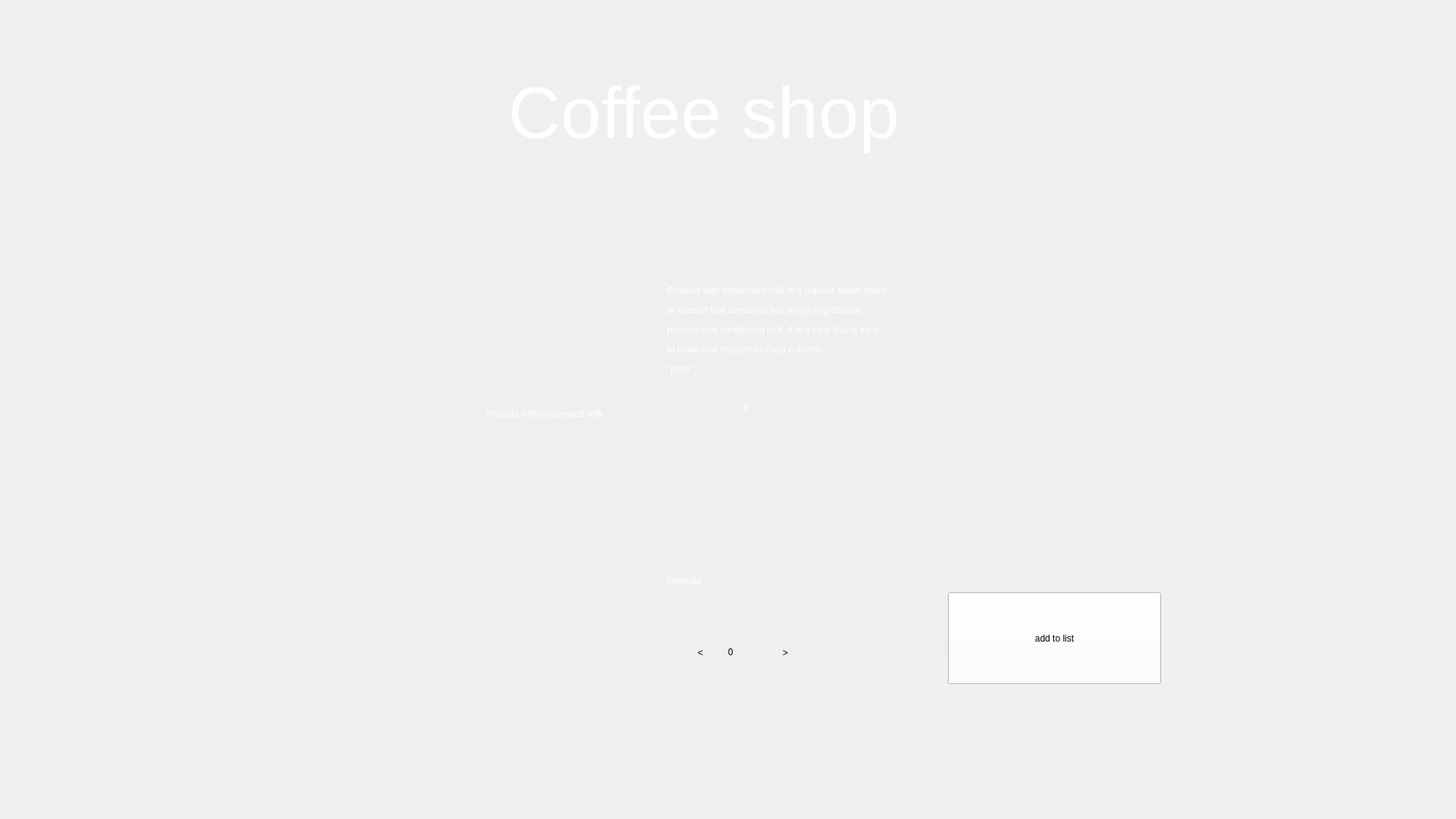
<?xml version="1.0" encoding="UTF-8"?>
<ui version="4.0">
 <class>PeanutsForm</class>
 <widget class="QWidget" name="PeanutsForm">
  <property name="geometry">
   <rect>
    <x>0</x>
    <y>0</y>
    <width>1920</width>
    <height>1080</height>
   </rect>
  </property>
  <property name="windowTitle">
   <string>Form</string>
  </property>
  <property name="styleSheet">
   <string notr="true"/>
  </property>
  <widget class="QLabel" name="Back">
   <property name="geometry">
    <rect>
     <x>0</x>
     <y>0</y>
     <width>1920</width>
     <height>1080</height>
    </rect>
   </property>
   <property name="styleSheet">
    <string notr="true">background-image: url(':/res/img/backgr.png');

background-repeat: no-repeat;
</string>
   </property>
   <property name="text">
    <string/>
   </property>
  </widget>
  <widget class="QLabel" name="label_2">
   <property name="geometry">
    <rect>
     <x>670</x>
     <y>80</y>
     <width>581</width>
     <height>141</height>
    </rect>
   </property>
   <property name="styleSheet">
    <string notr="true">position: absolute;
font: 700 26pt &quot;Segoe Script&quot;;
width: 328px;
height: 88px;
left: 796px;
top: 79px;
font-style: normal;
font-weight: 400;
font-size: 64px;
line-height: 88px;
color: #FFFFFF;
 border: none; 
outline: none;
background-position: center;
 background-repeat: no-repeat; 
background-color: transparent;</string>
   </property>
   <property name="text">
    <string>&lt;html&gt;&lt;head/&gt;&lt;body&gt;&lt;p&gt;&lt;span style=&quot; font-size:72pt;&quot;&gt;Coffee shop&lt;/span&gt;&lt;/p&gt;&lt;/body&gt;&lt;/html&gt;</string>
   </property>
  </widget>
  <widget class="QPushButton" name="Zerno">
   <property name="geometry">
    <rect>
     <x>89</x>
     <y>79</y>
     <width>130</width>
     <height>130</height>
    </rect>
   </property>
   <property name="styleSheet">
    <string notr="true">background-image: url(':/res/img/24.png');
background-position: center;
 background-repeat: no-repeat; 
background-color: transparent;
 border: none; 
outline: none;</string>
   </property>
   <property name="text">
    <string/>
   </property>
  </widget>
  <widget class="QLabel" name="label">
   <property name="geometry">
    <rect>
     <x>230</x>
     <y>310</y>
     <width>500</width>
     <height>591</height>
    </rect>
   </property>
   <property name="styleSheet">
    <string notr="true">background-image: url(':/res/img/Gorishki2.png');
background-position: center;
 background-repeat: no-repeat; </string>
   </property>
   <property name="text">
    <string/>
   </property>
  </widget>
  <widget class="QLabel" name="label_3">
   <property name="geometry">
    <rect>
     <x>880</x>
     <y>310</y>
     <width>711</width>
     <height>251</height>
    </rect>
   </property>
   <property name="styleSheet">
    <string notr="true">font: 700 18pt &quot;Segoe Script&quot;;
color: #FFFFFF;
</string>
   </property>
   <property name="text">
    <string>&lt;html&gt;&lt;head/&gt;&lt;body&gt;&lt;p&gt;Peanuts with condensed milk is a popular sweet snack&lt;/p&gt;&lt;p&gt;or dessert that combines two simple ingredients: &lt;/p&gt;&lt;p&gt;peanuts and condensed milk. It is a treat that is easy &lt;/p&gt;&lt;p&gt;to make and enjoyed in many cultures.&lt;/p&gt;&lt;p&gt;&amp;quot;price&amp;quot;: &lt;/p&gt;&lt;/body&gt;&lt;/html&gt;</string>
   </property>
  </widget>
  <widget class="QPushButton" name="Buttmin">
   <property name="geometry">
    <rect>
     <x>884</x>
     <y>820</y>
     <width>79</width>
     <height>81</height>
    </rect>
   </property>
   <property name="styleSheet">
    <string notr="true">font: 700 18pt &quot;Segoe Script&quot;;
background-image: url(:/res/img/whites.png);

 border: none; 
outline: none;</string>
   </property>
   <property name="text">
    <string>&lt;</string>
   </property>
  </widget>
  <widget class="QPushButton" name="Buttpl">
   <property name="geometry">
    <rect>
     <x>995</x>
     <y>820</y>
     <width>81</width>
     <height>81</height>
    </rect>
   </property>
   <property name="styleSheet">
    <string notr="true">font: 700 18pt &quot;Segoe Script&quot;;
background-image: url(:/res/img/whites.png);

 border: none; 
outline: none;</string>
   </property>
   <property name="text">
    <string>&gt;</string>
   </property>
  </widget>
  <widget class="QLabel" name="numberqwert">
   <property name="geometry">
    <rect>
     <x>960</x>
     <y>820</y>
     <width>91</width>
     <height>81</height>
    </rect>
   </property>
   <property name="statusTip">
    <string/>
   </property>
   <property name="whatsThis">
    <string/>
   </property>
   <property name="layoutDirection">
    <enum>Qt::LeftToRight</enum>
   </property>
   <property name="styleSheet">
    <string notr="true">font: 700 18pt &quot;Segoe Script&quot;;
 border: none; 
outline: none;
background-image: url(:/res/img/whites.png);
text-align: center;</string>
   </property>
   <property name="lineWidth">
    <number>1</number>
   </property>
   <property name="text">
    <string>&lt;html&gt;&lt;head/&gt;&lt;body&gt;&lt;p&gt;0&lt;/p&gt;&lt;/body&gt;&lt;/html&gt;</string>
   </property>
  </widget>
  <widget class="QPushButton" name="pushButton">
   <property name="geometry">
    <rect>
     <x>1250</x>
     <y>781</y>
     <width>281</width>
     <height>121</height>
    </rect>
   </property>
   <property name="styleSheet">
    <string notr="true">font: 700 25pt &quot;Segoe Script&quot;;
background-color: rgb(255, 255, 255);
background-color: rgb(255, 255, 255);</string>
   </property>
   <property name="text">
    <string>add to list</string>
   </property>
  </widget>
  <widget class="QLabel" name="L1">
   <property name="geometry">
    <rect>
     <x>980</x>
     <y>528</y>
     <width>49</width>
     <height>20</height>
    </rect>
   </property>
   <property name="styleSheet">
    <string notr="true">font: 700 18pt &quot;Segoe Script&quot;;
color: #FFFFFF;</string>
   </property>
   <property name="text">
    <string>0</string>
   </property>
  </widget>
  <widget class="QLabel" name="Lab1">
   <property name="geometry">
    <rect>
     <x>640</x>
     <y>510</y>
     <width>181</width>
     <height>71</height>
    </rect>
   </property>
   <property name="styleSheet">
    <string notr="true">font: 700 1pt &quot;Segoe Script&quot;;
color: #FFFFFF;</string>
   </property>
   <property name="text">
    <string>Peanuts with condensed milk</string>
   </property>
  </widget>
  <widget class="QLabel" name="Lab1_2">
   <property name="geometry">
    <rect>
     <x>880</x>
     <y>730</y>
     <width>251</width>
     <height>71</height>
    </rect>
   </property>
   <property name="styleSheet">
    <string notr="true">font: 700 27pt &quot;Segoe Script&quot;;
color: #FFFFFF;</string>
   </property>
   <property name="text">
    <string>Peanuts</string>
   </property>
  </widget>
  <zorder>Lab1</zorder>
  <zorder>Back</zorder>
  <zorder>Buttmin</zorder>
  <zorder>numberqwert</zorder>
  <zorder>label_2</zorder>
  <zorder>Zerno</zorder>
  <zorder>label</zorder>
  <zorder>label_3</zorder>
  <zorder>Buttpl</zorder>
  <zorder>pushButton</zorder>
  <zorder>L1</zorder>
  <zorder>Lab1_2</zorder>
 </widget>
 <resources/>
 <connections/>
</ui>
